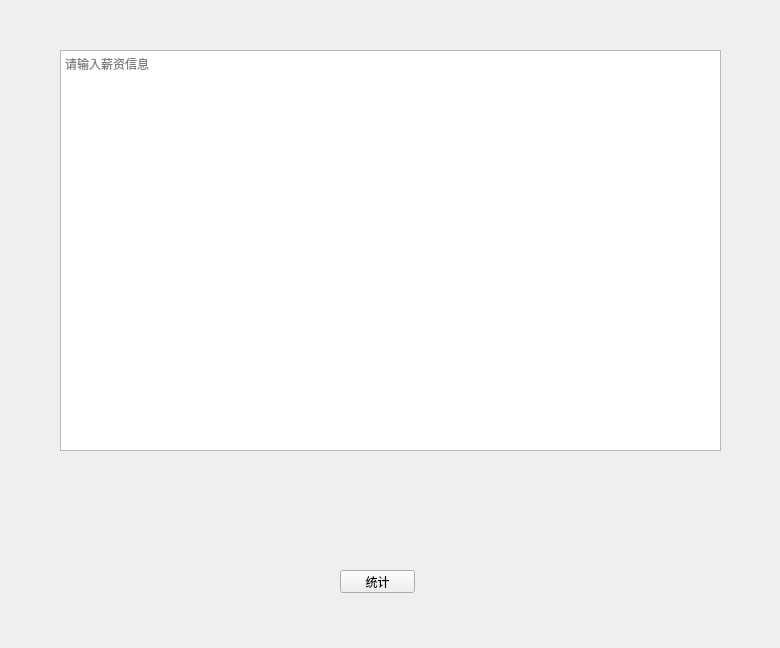
<?xml version="1.0" encoding="UTF-8"?>
<ui version="4.0">
 <class>Form</class>
 <widget class="QWidget" name="Form">
  <property name="geometry">
   <rect>
    <x>0</x>
    <y>0</y>
    <width>780</width>
    <height>648</height>
   </rect>
  </property>
  <property name="windowTitle">
   <string>统计薪资</string>
  </property>
  <widget class="QPlainTextEdit" name="textEdit">
   <property name="geometry">
    <rect>
     <x>60</x>
     <y>50</y>
     <width>661</width>
     <height>401</height>
    </rect>
   </property>
   <property name="placeholderText">
    <string>请输入薪资信息</string>
   </property>
  </widget>
  <widget class="QPushButton" name="button">
   <property name="geometry">
    <rect>
     <x>340</x>
     <y>570</y>
     <width>75</width>
     <height>23</height>
    </rect>
   </property>
   <property name="text">
    <string>统计</string>
   </property>
  </widget>
 </widget>
 <resources/>
 <connections/>
</ui>
